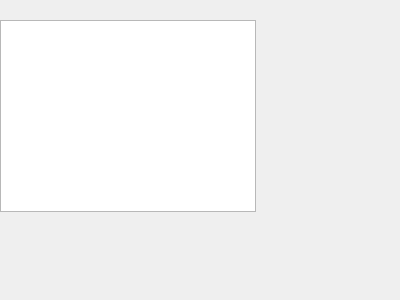
<?xml version="1.0" encoding="UTF-8"?>
<ui version="4.0">
 <class>Dialog</class>
 <widget class="QDialog" name="Dialog">
  <property name="geometry">
   <rect>
    <x>0</x>
    <y>0</y>
    <width>400</width>
    <height>300</height>
   </rect>
  </property>
  <property name="windowTitle">
   <string>Dialog</string>
  </property>
  <widget class="QTableView" name="tableView">
   <property name="geometry">
    <rect>
     <x>0</x>
     <y>20</y>
     <width>256</width>
     <height>192</height>
    </rect>
   </property>
  </widget>
 </widget>
 <resources/>
 <connections/>
</ui>
